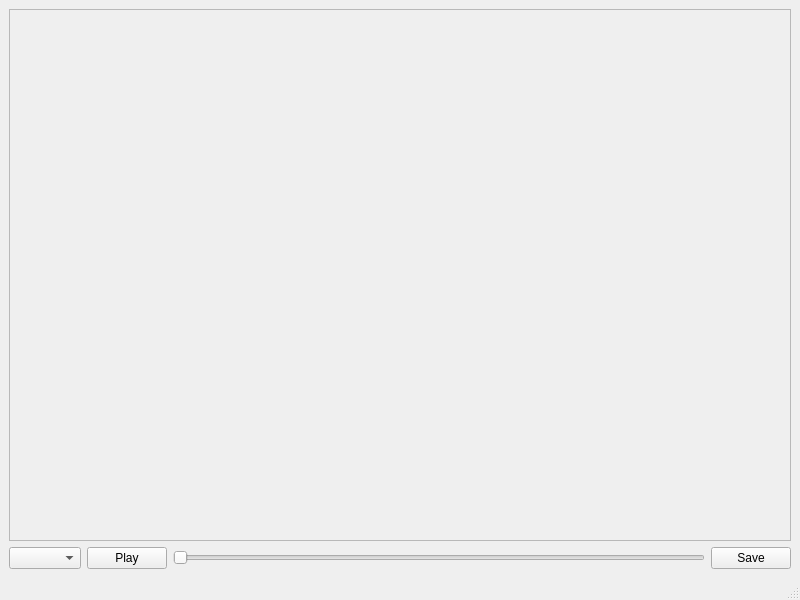
<?xml version="1.0" encoding="UTF-8"?>
<ui version="4.0">
 <class>BagViewer</class>
 <widget class="QMainWindow" name="BagViewer">
  <property name="geometry">
   <rect>
    <x>0</x>
    <y>0</y>
    <width>800</width>
    <height>600</height>
   </rect>
  </property>
  <property name="windowTitle">
   <string>MainWindow</string>
  </property>
  <widget class="QWidget" name="centralwidget">
   <layout class="QVBoxLayout" name="verticalLayout_2">
    <item>
     <layout class="QVBoxLayout" name="verticalLayout">
      <item>
       <widget class="RatioLayoutedFrame" name="imageFrame">
        <property name="sizePolicy">
         <sizepolicy hsizetype="Expanding" vsizetype="Expanding">
          <horstretch>0</horstretch>
          <verstretch>0</verstretch>
         </sizepolicy>
        </property>
        <property name="frameShape">
         <enum>QFrame::StyledPanel</enum>
        </property>
        <property name="frameShadow">
         <enum>QFrame::Raised</enum>
        </property>
       </widget>
      </item>
      <item>
       <layout class="QHBoxLayout" name="horizontalLayout_3">
        <item>
         <widget class="QComboBox" name="topicSelector"/>
        </item>
        <item>
         <widget class="QPushButton" name="playButton">
          <property name="text">
           <string>Play</string>
          </property>
         </widget>
        </item>
        <item>
         <widget class="QSlider" name="playProgress">
          <property name="orientation">
           <enum>Qt::Horizontal</enum>
          </property>
         </widget>
        </item>
        <item>
         <widget class="QPushButton" name="saveButton">
          <property name="text">
           <string>Save</string>
          </property>
         </widget>
        </item>
       </layout>
      </item>
     </layout>
    </item>
   </layout>
  </widget>
  <widget class="QMenuBar" name="menubar">
   <property name="geometry">
    <rect>
     <x>0</x>
     <y>0</y>
     <width>800</width>
     <height>28</height>
    </rect>
   </property>
  </widget>
  <widget class="QStatusBar" name="statusbar"/>
 </widget>
 <customwidgets>
  <customwidget>
   <class>RatioLayoutedFrame</class>
   <extends>QFrame</extends>
   <header>ratio_layouted_frame.h</header>
   <container>1</container>
  </customwidget>
 </customwidgets>
 <resources/>
 <connections/>
</ui>
